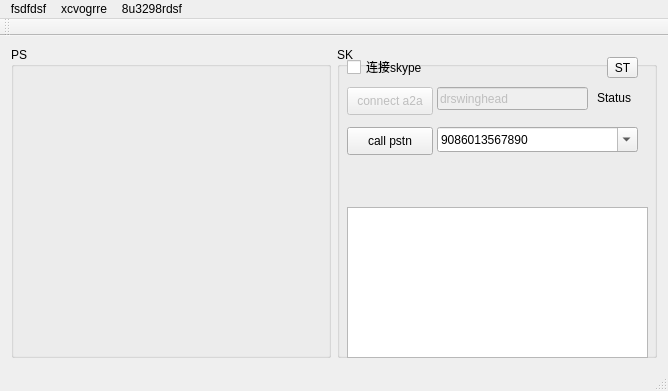
<?xml version="1.0" encoding="UTF-8"?>
<ui version="4.0">
 <class>KitPhone</class>
 <widget class="QMainWindow" name="KitPhone">
  <property name="geometry">
   <rect>
    <x>0</x>
    <y>0</y>
    <width>668</width>
    <height>391</height>
   </rect>
  </property>
  <property name="windowTitle">
   <string>MainWindow</string>
  </property>
  <widget class="QWidget" name="centralWidget">
   <layout class="QVBoxLayout" name="verticalLayout">
    <item>
     <layout class="QHBoxLayout" name="horizontalLayout">
      <item>
       <widget class="QGroupBox" name="groupBox">
        <property name="title">
         <string>PS</string>
        </property>
       </widget>
      </item>
      <item>
       <widget class="QGroupBox" name="groupBox_2">
        <property name="title">
         <string>SK</string>
        </property>
        <widget class="QLabel" name="label_3">
         <property name="geometry">
          <rect>
           <x>260</x>
           <y>41</y>
           <width>51</width>
           <height>20</height>
          </rect>
         </property>
         <property name="text">
          <string>Status</string>
         </property>
        </widget>
        <widget class="QPushButton" name="pushButton_3">
         <property name="enabled">
          <bool>false</bool>
         </property>
         <property name="geometry">
          <rect>
           <x>10</x>
           <y>40</y>
           <width>86</width>
           <height>28</height>
          </rect>
         </property>
         <property name="text">
          <string>connect a2a</string>
         </property>
        </widget>
        <widget class="QLineEdit" name="lineEdit">
         <property name="enabled">
          <bool>false</bool>
         </property>
         <property name="geometry">
          <rect>
           <x>100</x>
           <y>40</y>
           <width>151</width>
           <height>23</height>
          </rect>
         </property>
         <property name="text">
          <string>drswinghead</string>
         </property>
        </widget>
        <widget class="QPushButton" name="pushButton_4">
         <property name="geometry">
          <rect>
           <x>10</x>
           <y>80</y>
           <width>86</width>
           <height>28</height>
          </rect>
         </property>
         <property name="text">
          <string>call pstn</string>
         </property>
        </widget>
        <widget class="QComboBox" name="comboBox_3">
         <property name="geometry">
          <rect>
           <x>100</x>
           <y>80</y>
           <width>201</width>
           <height>25</height>
          </rect>
         </property>
         <property name="editable">
          <bool>true</bool>
         </property>
         <item>
          <property name="text">
           <string>9086013567890</string>
          </property>
         </item>
        </widget>
        <widget class="QPlainTextEdit" name="plainTextEdit">
         <property name="geometry">
          <rect>
           <x>10</x>
           <y>160</y>
           <width>301</width>
           <height>151</height>
          </rect>
         </property>
        </widget>
        <widget class="QCheckBox" name="checkBox_2">
         <property name="geometry">
          <rect>
           <x>10</x>
           <y>10</y>
           <width>111</width>
           <height>20</height>
          </rect>
         </property>
         <property name="text">
          <string>连接skype</string>
         </property>
        </widget>
        <widget class="QToolButton" name="toolButton">
         <property name="geometry">
          <rect>
           <x>270</x>
           <y>10</y>
           <width>31</width>
           <height>21</height>
          </rect>
         </property>
         <property name="text">
          <string>ST</string>
         </property>
        </widget>
       </widget>
      </item>
     </layout>
    </item>
   </layout>
  </widget>
  <widget class="QMenuBar" name="menuBar">
   <property name="geometry">
    <rect>
     <x>0</x>
     <y>0</y>
     <width>668</width>
     <height>25</height>
    </rect>
   </property>
   <widget class="QMenu" name="menuFsdfdsf">
    <property name="title">
     <string>fsdfdsf</string>
    </property>
    <addaction name="actionDsfdsfdsf"/>
   </widget>
   <widget class="QMenu" name="menuXcvogrre">
    <property name="title">
     <string>xcvogrre</string>
    </property>
   </widget>
   <widget class="QMenu" name="menu8u3298rdsf">
    <property name="title">
     <string>8u3298rdsf</string>
    </property>
   </widget>
   <addaction name="menuFsdfdsf"/>
   <addaction name="menuXcvogrre"/>
   <addaction name="menu8u3298rdsf"/>
  </widget>
  <widget class="QToolBar" name="mainToolBar">
   <attribute name="toolBarArea">
    <enum>TopToolBarArea</enum>
   </attribute>
   <attribute name="toolBarBreak">
    <bool>false</bool>
   </attribute>
  </widget>
  <widget class="QStatusBar" name="statusBar"/>
  <action name="actionDsfdsfdsf">
   <property name="text">
    <string>dsfdsfdsf</string>
   </property>
  </action>
 </widget>
 <layoutdefault spacing="6" margin="11"/>
 <resources/>
 <connections/>
</ui>
